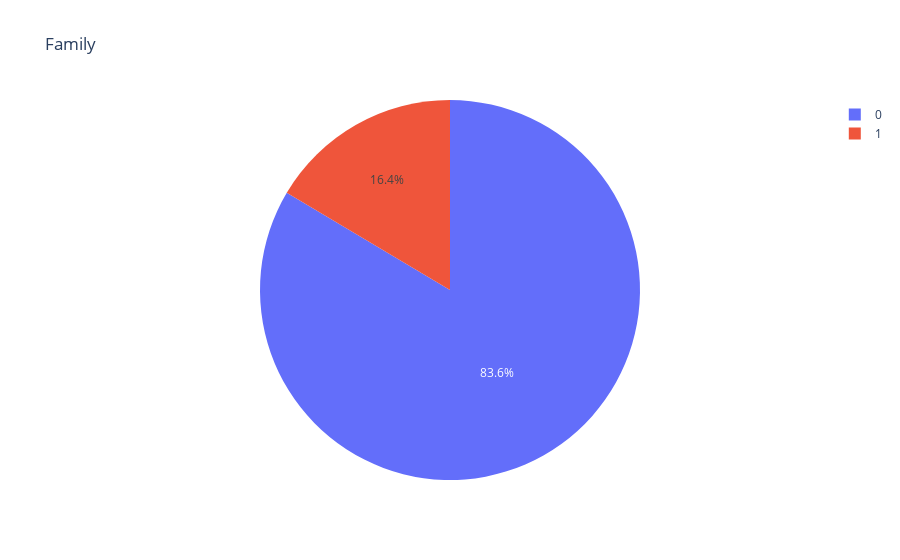

Write notebook code for a chart like this one.
### Code cell
fig = px.pie(df[col_name].value_counts(), values=df[col_name].value_counts().values, names=df[col_name].value_counts().index, title=col_name)
fig.show()

### Figure 1 — Plotly figure (JSON) as saved in the notebook; plotly's stock layout.template omitted (floating-point values rounded to 4 significant figures)
{"data": [{"domain": {"x": [0, 1], "y": [0, 1]}, "hovertemplate": "label=%{label}<br>value=%{value}<extra></extra>", "labels": [0, 1], "legendgroup": "", "name": "", "showlegend": true, "type": "pie", "values": [3139, 618]}], "layout": {"legend": {"tracegroupgap": 0}, "title": {"text": "Family"}}}
